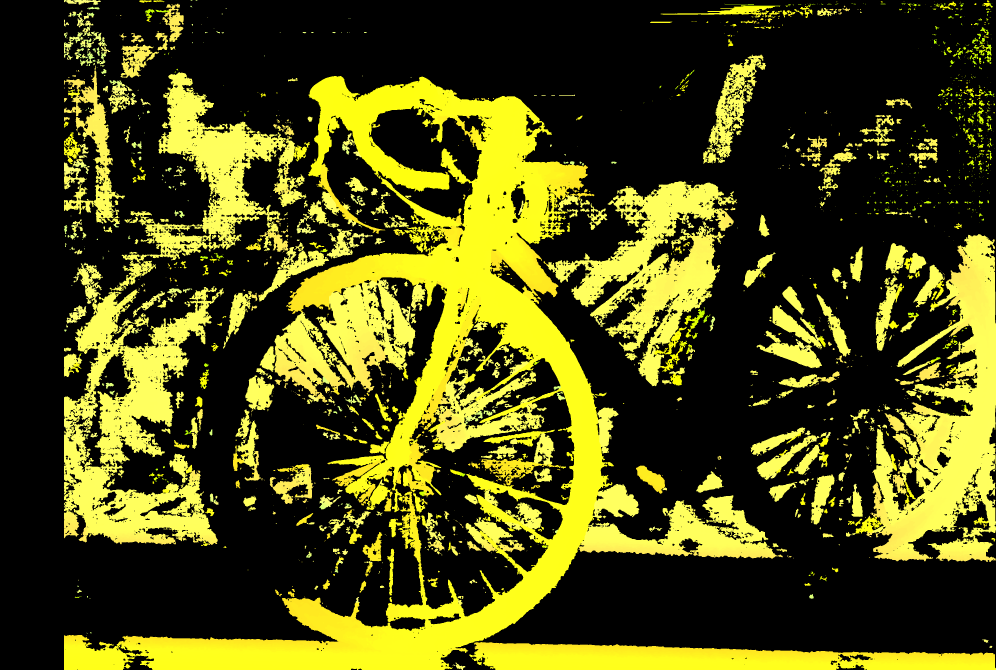
#> input picture main/down/img_0_uint8_2008x2988x3.png, 2988 x 2008 px (shown at 1/3 size)
$ python -i finaldepth.py   (imports and definitions only)   (older library calls are emulated)
#> lines starting #> are read from the running program, lines starting #| are printed output that depends on the picture; after the words box and inside, x2 and y2 are one past the last pixel; in counts of white or black regions, pixels touching at a corner belong together
#> further down, picture is the input picture: shape (2008, 2988, 3); mean B, G, R 19.6, 76.8, 77.6
# ============================================================
# STEREO RECTIFICATION + DEPTH ESTIMATION
# ============================================================

from time import time, sleep
import cv2
import numpy as np
from picamera2 import Picamera2
import matplotlib.pyplot as plt
from collections import deque

# ============================================================
# INTRINSIC PARAMETERS
# ============================================================

K_left = np.array([
    [755.79240334, 0.0, 336.47450076],
    [0.0, 755.36361434, 255.72185014],
    [0.0, 0.0, 1.0]
])

dist_left = np.array([
    [-5.02451202e-01,
      7.33283229e-01,
     -4.02834197e-03,
      8.96470971e-06,
     -1.55985928e+00]
])

K_right = np.array([
    [734.90387831, 0.0, 330.55013381],
    [0.0, 735.03555766, 236.51655862],
    [0.0, 0.0, 1.0]
])

dist_right = np.array([
    [-0.46708432,
      0.5110633,
     -0.00213905,
     -0.00105646,
     -0.80638573]
])

# ============================================================
# EXTRINSIC PARAMETERS
# ============================================================

R = np.array([
    [ 0.99356494,  0.11298987,  0.0078742 ],
    [-0.1126464 ,  0.99300683, -0.03533031],
    [-0.0118111 ,  0.03421596,  0.99934467]
])

T = np.array([
    [ 4.87716352],
    [-0.12075234],
    [-1.89061552]
])

# ============================================================
# CAMERA SETTINGS
# ============================================================

FRAME_SIZE = (640, 480)

BASELINE = 5.23     # cm
FOCAL_LENGTH = 755  # pixels

HSV_MASK = [(0, 96, 78), (80, 255, 220)]

MIN_AREA = 50

MORPH_K = np.ones((5,5), np.uint8)

# ============================================================
# STEREO RECTIFICATION
# ============================================================

R1, R2, P1, P2, Q, roi1, roi2 = cv2.stereoRectify(
    K_left,
    dist_left,
    K_right,
    dist_right,
    FRAME_SIZE,
    R,
    T
)

# ============================================================
# RECTIFICATION MAPS
# ============================================================

left_map1, left_map2 = cv2.initUndistortRectifyMap(
    K_left,
    dist_left,
    R1,
    P1,
    FRAME_SIZE,
    cv2.CV_16SC2
)

right_map1, right_map2 = cv2.initUndistortRectifyMap(
    K_right,
    dist_right,
    R2,
    P2,
    FRAME_SIZE,
    cv2.CV_16SC2
)

# ============================================================
# SGBM
# ============================================================

stereo = cv2.StereoSGBM_create(
    minDisparity = 0,
    numDisparities = 16 * 8,
    blockSize = 5,

    P1 = 8 * 3 * 5**2,
    P2 = 32 * 3 * 5**2,

    disp12MaxDiff = 1,
    uniquenessRatio = 10,
    speckleWindowSize = 100,
    speckleRange = 32
)

# ============================================================
# KALMAN FILTER
# ============================================================

class KalmanDepthFilter:

    def __init__(self):

        self.x = np.array([
            [0.0],
            [0.0]
        ])

        self.P = np.eye(2) * 1000

        dt = 1.0

        self.F = np.array([
            [1, dt],
            [0, 1]
        ])

        self.H = np.array([
            [1, 0]
        ])

        self.R = np.array([
            [10]
        ])

        self.Q = np.array([
            [0.01, 0],
            [0, 0.01]
        ])

        self.initialized = False

    # [33 lines left out: function update, not called in this run]

kf = KalmanDepthFilter()

# ============================================================
# LIVE GRAPH
# ============================================================

# [1 line not run here, left out]

fig, ax = plt.subplots(figsize=(8,4))

depth_history = deque(maxlen=100)

line, = ax.plot([], [])

# [11 lines not run here, left out]

# ============================================================
# HSV MASK
# ============================================================

def hsv_mask(frame):

    blur = cv2.GaussianBlur(frame, (7,7), 0)

    hsv = cv2.cvtColor(blur, cv2.COLOR_BGR2HSV)
#> hsv: shape (2008, 2988, 3); mean H, S, V 12.1, 77.9, 77.8

    mask = cv2.inRange(
        hsv,
        HSV_MASK[0],
        HSV_MASK[1]
    )
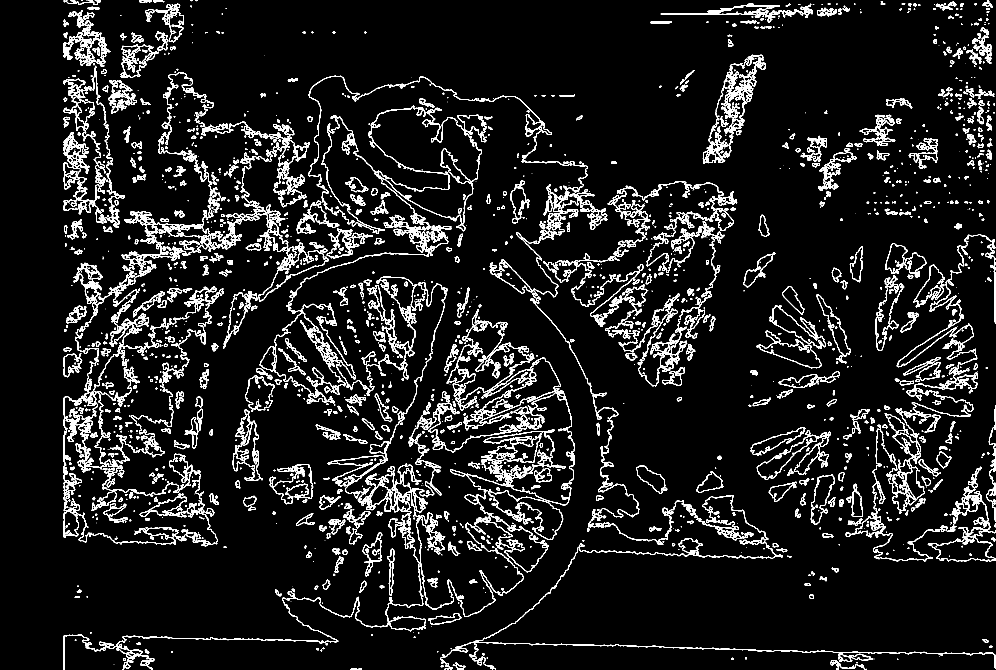
#> mask: shape (2008, 2988) (shown at 1/3 size); 7.9% white; 1939 white regions (718 under 20 px), largest, box (x1, y1, x2, y2) and area: (191, 227, 2988, 2008) 110917, (191, 788, 672, 1639) 36507, (329, 216, 987, 905) 32004

    mask = cv2.morphologyEx(
        mask,
        cv2.MORPH_OPEN,
        MORPH_K
    )
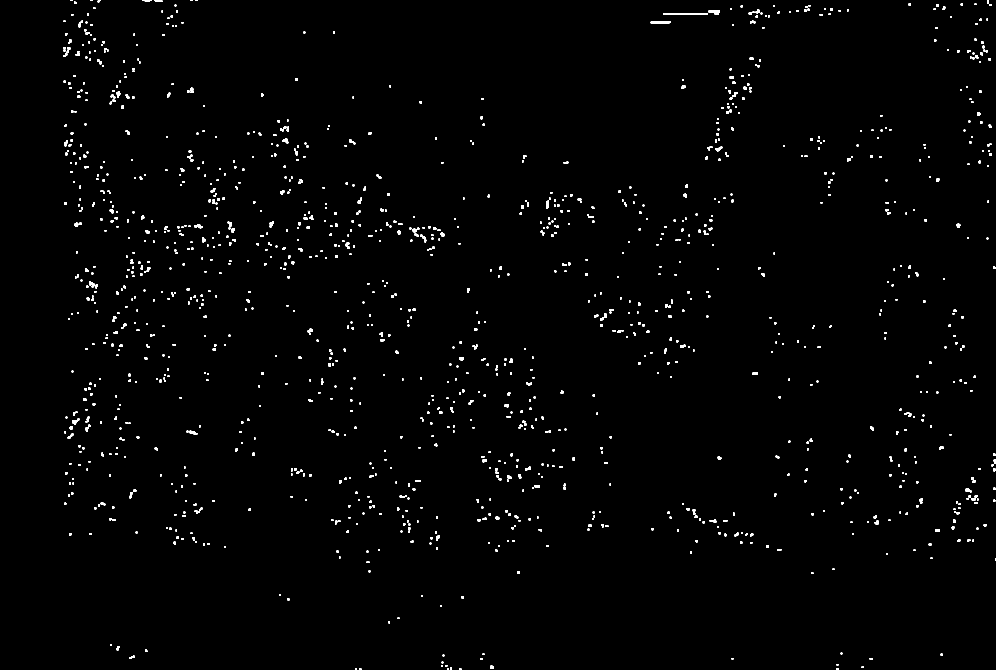
#> mask: shape (2008, 2988) (shown at 1/3 size); 0.99% white; 1371 white regions (6 under 20 px), largest, box (x1, y1, x2, y2) and area: (1989, 39, 2124, 45) 755, (1952, 64, 2012, 70) 355, (1638, 602, 1647, 627) 187

    mask = cv2.morphologyEx(
        mask,
        cv2.MORPH_CLOSE,
        MORPH_K
    )
#> mask: shape (2008, 2988); 1% white; 1219 white regions (4 under 20 px), largest, box (x1, y1, x2, y2) and area: (1989, 39, 2124, 45) 755, (1228, 683, 1279, 727) 460, (1952, 64, 2012, 70) 355

    return mask

# ============================================================
# OBJECT DETECTION
# ============================================================

# [55 lines left out: functions find_object, calculate_depth, not called in this run]

# ============================================================
# CAMERA SETUP
# ============================================================

# [1 line that did not run here, left out]
# [1 line that did not run here, left out]

# [16 lines not run here, left out]

# ============================================================
# MAIN LOOP
# ============================================================

frame_count = 0

time_start = time()

# [214 lines not run here, left out]

>>> import cv2
>>> picture = cv2.imread('../down/img_0_uint8_2008x2988x3.png')
>>> result = hsv_mask(picture)

$ run again, on main/down/img_1_uint8_2008x2988x3.png
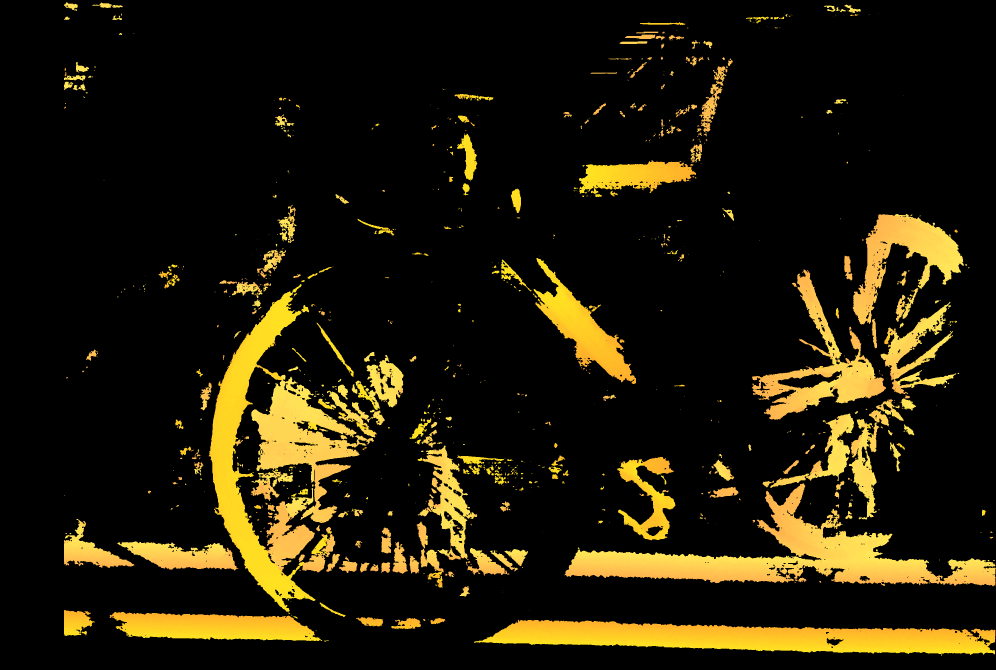
#> input picture main/down/img_1_uint8_2008x2988x3.png, 2988 x 2008 px (shown at 1/3 size)
#> picture is the input picture: shape (2008, 2988, 3); mean B, G, R 8.5, 27.5, 34
#> hsv: shape (2008, 2988, 3); mean H, S, V 4, 34.4, 34
#> in hsv_mask, `mask = cv2.inRange( hsv, HSV_MASK[0], HSV_MASK[1] )`:
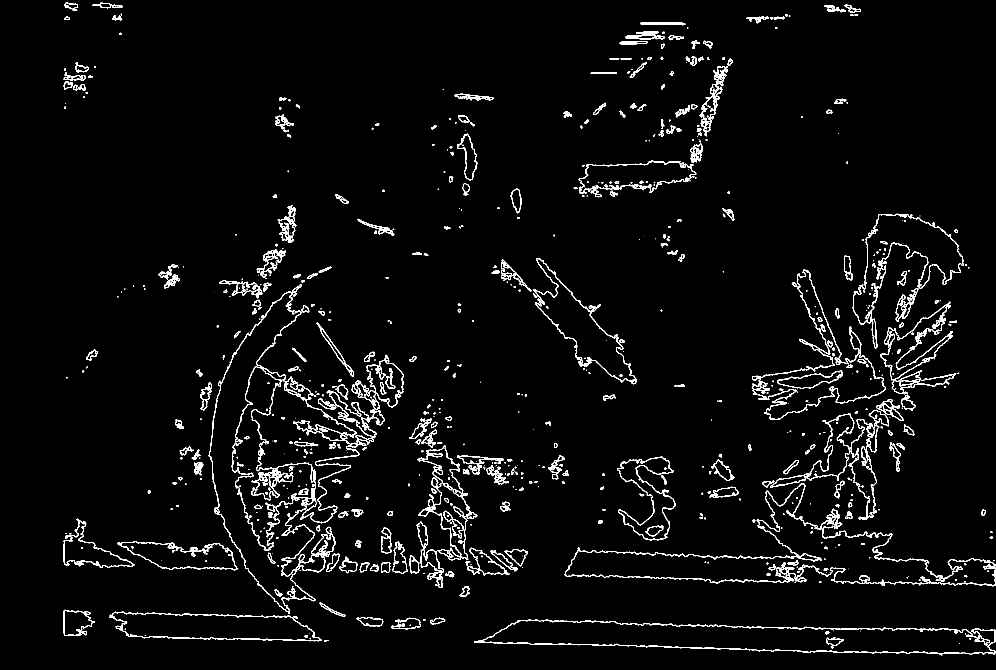
#> mask: shape (2008, 2988) (shown at 1/3 size); 3.1% white in thin lines or dots
#> in hsv_mask, `mask = cv2.morphologyEx( mask, cv2.MORPH_OPEN, MORPH_K )`:
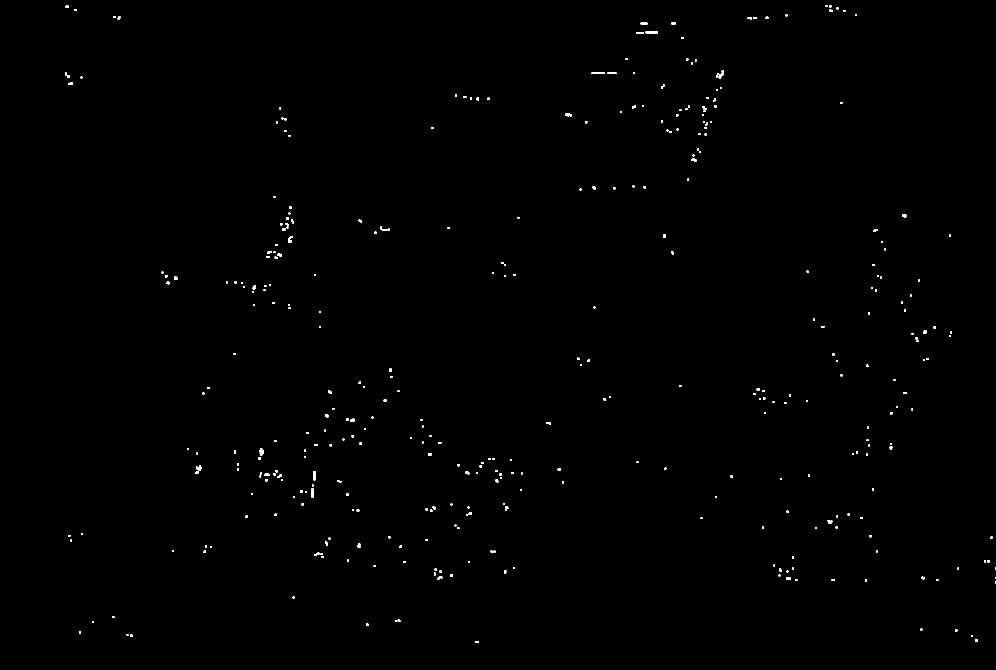
#> mask: shape (2008, 2988) (shown at 1/3 size); 0.26% white; 371 white regions (1 under 20 px), largest, box (x1, y1, x2, y2) and area: (1937, 94, 1973, 100) 216, (1775, 217, 1815, 222) 200, (779, 1346, 791, 1366) 198

$ run again, on main/down/img_2_uint8_2008x2988x3.png
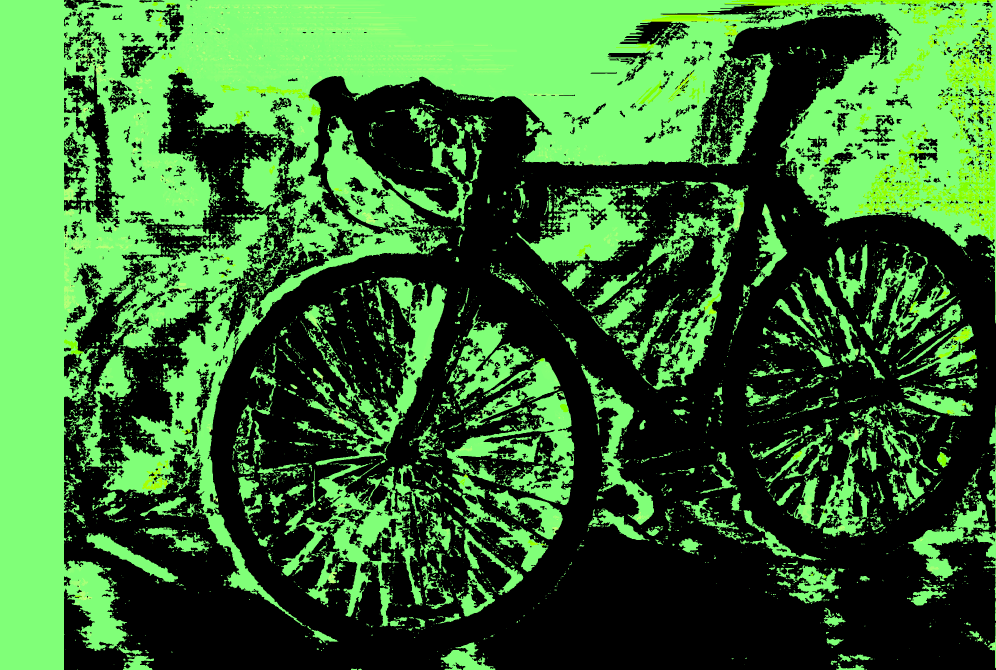
#> input picture main/down/img_2_uint8_2008x2988x3.png, 2988 x 2008 px (shown at 1/3 size)
#> picture is the input picture: shape (2008, 2988, 3); mean B, G, R 50.2, 110.2, 56
#> hsv: shape (2008, 2988, 3); mean H, S, V 33.1, 79.9, 110.2
#> in hsv_mask, `mask = cv2.inRange( hsv, HSV_MASK[0], HSV_MASK[1] )`:
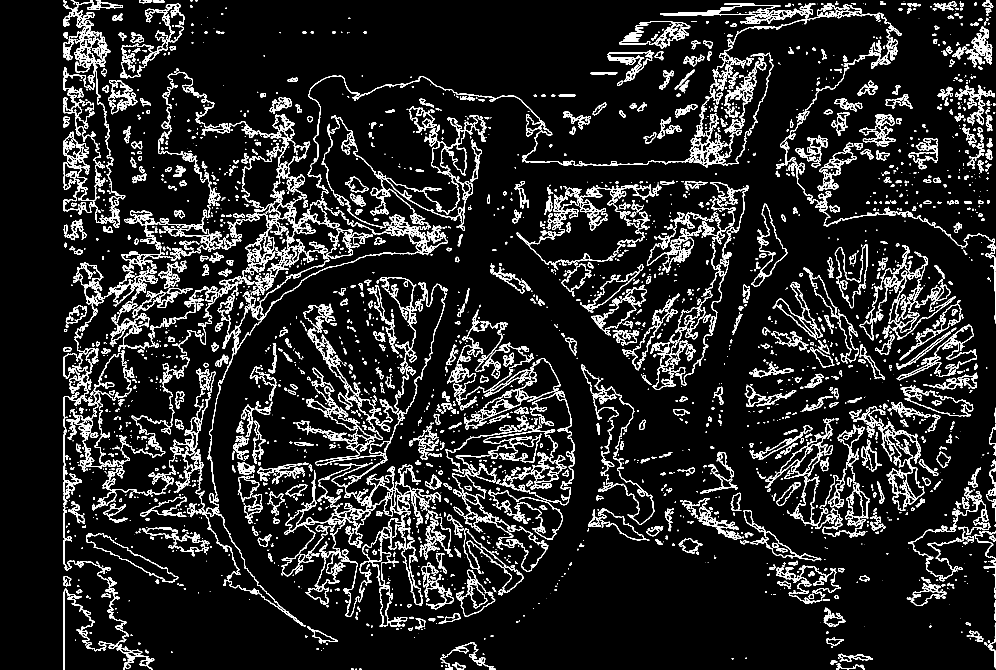
#> mask: shape (2008, 2988) (shown at 1/3 size); 9.8% white; 2930 white regions (1312 under 20 px), largest, box (x1, y1, x2, y2) and area: (190, 10, 2988, 2008) 126217, (844, 1391, 1294, 1881) 25527, (1337, 1172, 1724, 1716) 17562
#> in hsv_mask, `mask = cv2.morphologyEx( mask, cv2.MORPH_OPEN, MORPH_K )`:
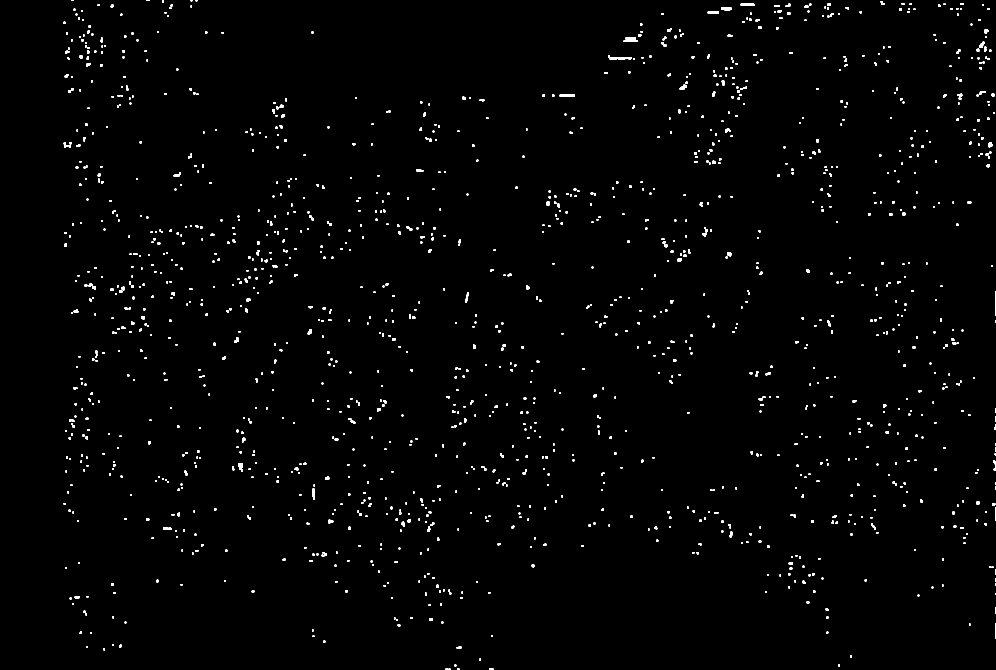
#> mask: shape (2008, 2988) (shown at 1/3 size); 1% white; 1523 white regions (6 under 20 px), largest, box (x1, y1, x2, y2) and area: (1824, 166, 1895, 179) 483, (2222, 10, 2263, 18) 286, (1679, 284, 1725, 290) 273
